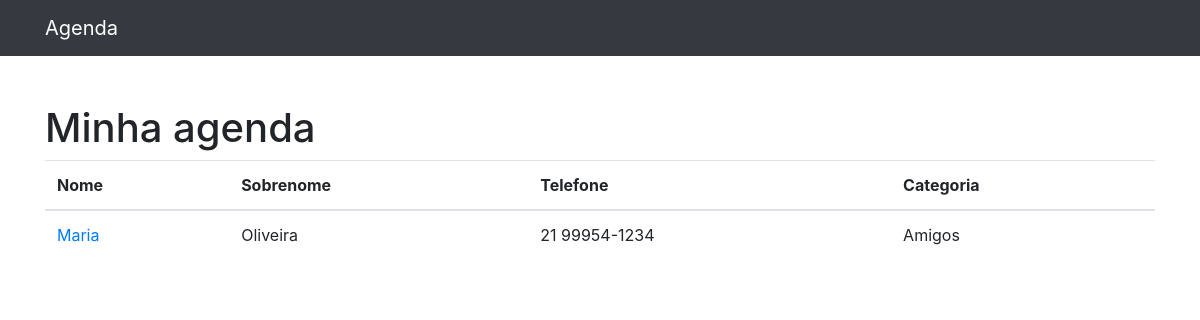
The app's page /, older data.
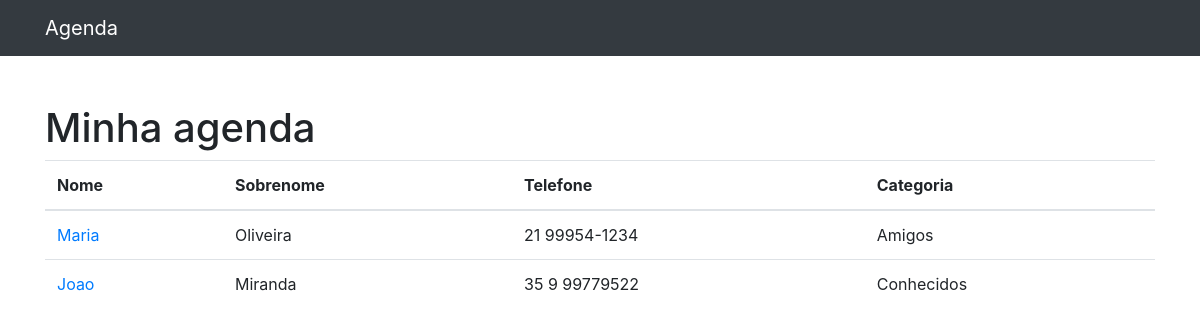
The same page, newer data.
### contatos/models.py (models this page shows, shortened)
class Contato(models.Model):
    nome = models.CharField(max_length=255)
    sobrenome = models.CharField(max_length=255, blank=True)
    telefone = models.CharField(max_length=255)
    email = models.CharField(max_length=255, blank=True)
    data_criacao = models.DateTimeField(default=timezone.now)
    descicao = models.TextField(blank=True)
    categoria = models.ForeignKey(Categoria, on_delete=models.DO_NOTHING)

class Categoria(models.Model):
    nome = models.CharField(max_length=255)
    def __str__(self) -> str:
        return self.nome

### contatos/views.py (the view)
# urls.py: path('', views.index, name='index'),
def index(request):
    contatos = Contato.objects.all()
    return render(request, 'contatos/index.html', {
        'contatos': contatos
    })

### contatos/templates/contatos/index.html
{% extends 'base.html' %}
{% block conteudo %}
    <h1 class="mt-5">Minha agenda</h1>
    <table class="table">
    <thead>
        <tr>
        <th>Nome</th>
        <th>Sobrenome</th>
        <th>Telefone</th>
        <th>Categoria</th>
        </tr>
    </thead>
    <tbody>
        <tr>
        {% for contato in contatos %}
            <td>
                <a href="{% url 'ver_contato' contato.id %}"> {{contato.nome}}</a>
            </td>
            <td>{{contato.sobrenome}}</td>
            <td>{{contato.telefone}}</td>
            <td>{{contato.categoria}}</td>
            </tr>
        {% endfor %}
    </tbody>
    </table>
{%endblock%}

Row changes from the older to the newer data that the page shows:
added Contato: nome "Joao", sobrenome "Miranda", telefone "35 9 99779522", categoria "Conhecidos"
